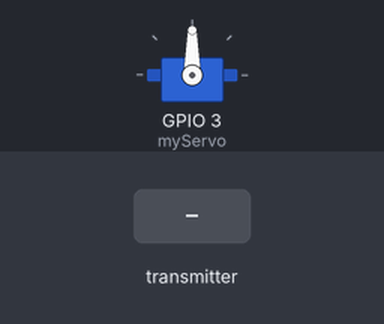
The sketch below on a simulated ESP32. Shown: servo. Inputs (shaded band) come from the test bench. No radio packets arrive unless stated.

Above: at 1.2 s.
1.3 s: the transmitter starts sending receivedAngle = 0
At 1.6 s:
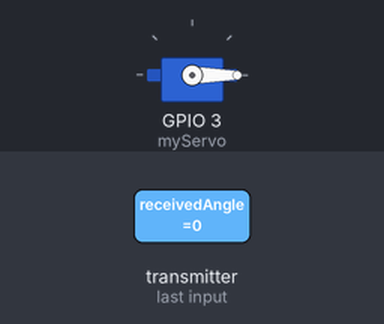
2.8 s: the transmitter starts sending receivedAngle = 45
At 4.0 s:
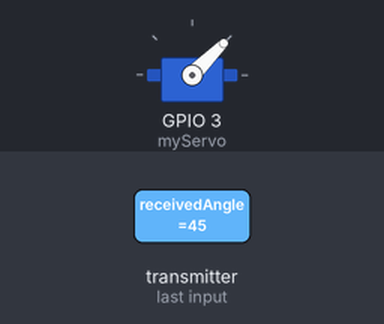
4.3 s: the transmitter starts sending receivedAngle = 180
At 5.1 s:
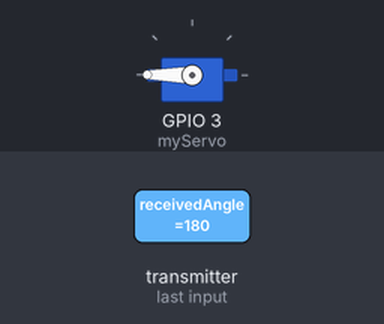
5.8 s: the transmitter starts sending receivedAngle = 90
At 6.3 s:
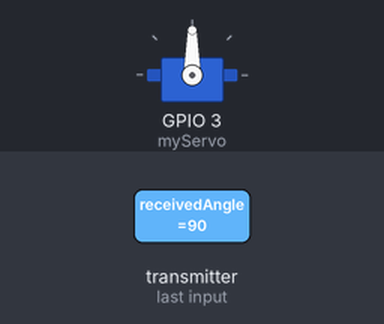
Timing chart, 0 to 8.3 s (numbered marks = the images above; inputs shaded):
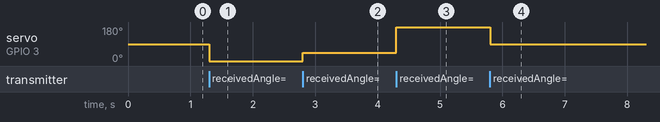

The sketch:

NRF_C3.ino
```cpp
#include <SPI.h>
#include <nRF24L01.h>
#include <RF24.h>
#include <ESP32Servo.h>

RF24 radio(2, 7); // CE, CSN
const byte address[6] = "00001";
Servo myServo;

void setup() {
  myServo.attach(3); // GPIO 3

  // SPI : SCK=4, MISO=5, MOSI=6
  SPI.begin(4, 5, 6, 7);

  if (!radio.begin()) {

  }

  radio.openReadingPipe(0, address);
  radio.setPALevel(RF24_PA_LOW);
  radio.startListening();
  Serial.begin(115200);
}

void loop() {
  if (radio.available()) {
    int receivedAngle = 0;
    radio.read(&receivedAngle, sizeof(receivedAngle));

    if (receivedAngle >= 0 && receivedAngle <= 180) {
      myServo.write(receivedAngle);
    }
  }
}
```

Measured:
- after the input at 1.3 s, servo on GPIO 3 (myServo): 90° → 0° at once
- after the input at 2.8 s, servo on GPIO 3 (myServo): 0° → 45° at once
- after the input at 4.3 s, servo on GPIO 3 (myServo): 45° → 180° at once
- after the input at 5.8 s, servo on GPIO 3 (myServo): 180° → 90° at once
